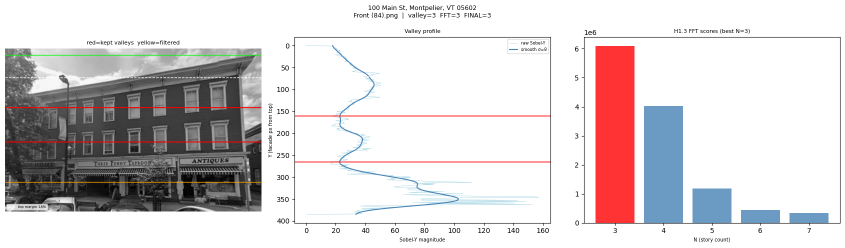
#> input picture facade_cv/debug_h7/100_Main_St/Front (84)_h7.png, 1690 x 495 px, given as the content of the folder /t3/ref_photos/before/debug_h7/100_Main_St/Front (84)_h7.png, which was not available (shown at 1/2 size)
$ python -i analyze_stories_h7.py   (imports and definitions only)   (older library calls are emulated)
#> lines starting #> are read from the running program, lines starting #| are printed output that depends on the picture; after the words box and inside, x2 and y2 are one past the last pixel; in counts of white or black regions, pixels touching at a corner belong together; pictures that were not available may be replaced by others from this repository, and a replacement may not be noted
### facade_cv/analyze_facade_h5.py
#!/usr/bin/env python3
"""
H5: Window-blob detection via global Otsu threshold + minimum-dimension filter.

Key fix over H1: Otsu finds a GLOBAL dark/bright split, so mortar joints (globally
a medium tone, not the darkest 50%) are excluded; only large, uniformly-dark window
openings pass.  A minimum WIDTH and HEIGHT constraint (not just area) eliminates
mortar joints (thin lines), awning soffits (too wide), and street blobs (too tall).

Window centroids are clustered by y-coordinate to count story rows.

LEAKAGE POLICY: reads ONLY image files from ref_photos/before/.
Output: facade_cv/facade_cv_h5_output.json
Debug:  facade_cv/debug_h5/{slug}/{photo}_h5.png
"""
import cv2
import numpy as np
import json
import matplotlib
matplotlib.use("Agg")
import matplotlib.pyplot as plt
from pathlib import Path
from scipy.ndimage import label as ndlabel

REPO      = Path(__file__).parent.parent
PHOTO_DIR = REPO / "ref_photos" / "before"
OUT_DIR   = Path(__file__).parent
DEBUG_DIR = OUT_DIR / "debug_h5"
DEBUG_DIR.mkdir(exist_ok=True)

ADDRESSES = [
    "100 Main St, Montpelier, VT 05602",
    "112 State St, Montpelier, VT 05602",
    "27 Langdon St, Montpelier, VT 05602",
    "40 Main St, Montpelier, VT 05602",
    "54 Elm St, Montpelier, VT 05602",
]


# ── Image loading ─────────────────────────────────────────────────────────────

def find_front_photos(address: str) -> list:
    addr_dir = PHOTO_DIR / address
    if not addr_dir.exists():
        return []
    return sorted([
        p for p in addr_dir.iterdir()
        if p.stem.lower().startswith("front")
        and p.suffix.lower() in (".png", ".jpg", ".jpeg", ".webp", ".avif")
    ])


def load_gray(path: Path) -> np.ndarray:
    img = cv2.imread(str(path), cv2.IMREAD_UNCHANGED)
    if img is None:
        raise ValueError(f"Could not load {path}")
    if img.ndim == 4:
        img = cv2.cvtColor(img, cv2.COLOR_BGRA2GRAY)
    elif img.ndim == 3:
        img = cv2.cvtColor(img, cv2.COLOR_BGR2GRAY)
    return img


# ── Facade region ─────────────────────────────────────────────────────────────

def estimate_facade_region(gray: np.ndarray) -> tuple:
    """Sky-texture detection + fixed bottom crop."""
    h, w = gray.shape
    mid_l, mid_r = w // 4, 3 * w // 4
    row_std = np.array([float(np.std(gray[r, mid_l:mid_r])) for r in range(h)])
    facade_rows = np.where(row_std > 12.0)[0]
    top = int(facade_rows[0]) if len(facade_rows) > 0 else int(h * 0.08)
    top = max(top, int(h * 0.04))
    bottom = min(int(h * 0.82), h - 1)
    return top, bottom


# ── Window detection: Otsu + minimum-dimension filter ─────────────────────────

# [208 lines left out: functions detect_window_blobs, count_stories_from_blobs, fenestration_from_blobs, save_debug_h5, process_address, main, not called in this run]


# [2 lines that do not run on import are left out]

### facade_cv/analyze_stories_h7.py
#!/usr/bin/env python3
"""
H7: Hybrid story counting — valley detection + FFT ensemble.

Problem: H1.3 (FFT) assumes periodic floor heights, which fails for 112 State St
whose Romanesque ground-floor arcade (~150px) is ~2× taller than upper floors
(~78px), producing a spurious N=3 bipartite FFT signal instead of N=5.

Two-signal ensemble:
  Valley detection (H7): counts horizontal masonry-band spandrels as local minima
    in the Sobel-Y edge profile. Handles non-periodic floor heights correctly.
    Over-counts for buildings with awnings/cornices/string courses (false valleys).

  FFT (H1.3 inline): best for uniform-floor buildings; misses non-uniform cases.

Override rule: use valley count when it exceeds FFT by ≥ 2.
  Rationale: a difference of ≥2 indicates genuinely non-periodic floor structure
  (arcade ground floor, mansard attic). A difference of 1 is more likely a single
  false valley from a decorative element, so fall back to the more conservative FFT.

Filters applied to valley detection:
  - Top margin 18%: removes cornice false valleys (consistently at 12–16% in
    this dataset, where 15% wasn't enough — the 40 Main cornice was at 16.3%).
  - Bottom features-below check: removed because storefront windows produce the
    same Sobel magnitude as arch-crown structural features, making this filter
    unreliable. The ≥2 override rule handles residual false bottom valleys.

LEAKAGE POLICY: reads ONLY image files from ref_photos/before/.
Output: facade_cv/facade_cv_h7_output.json
Debug:  facade_cv/debug_h7/{slug}/{photo}_h7.png
"""

import cv2
import numpy as np
import json
import matplotlib
# [1 line not run here, left out]
import matplotlib.pyplot as plt
from pathlib import Path
from scipy.ndimage import gaussian_filter1d
from scipy.signal import find_peaks

REPO      = Path(__file__).parent.parent
OUT_DIR   = Path(__file__).parent
DEBUG_DIR = OUT_DIR / "debug_h7"
# [1 line not run here, left out]

ADDRESSES = [
    "100 Main St, Montpelier, VT 05602",
    "112 State St, Montpelier, VT 05602",
    "27 Langdon St, Montpelier, VT 05602",
    "40 Main St, Montpelier, VT 05602",
    "54 Elm St, Montpelier, VT 05602",
]

from analyze_facade_h5 import find_front_photos, load_gray, estimate_facade_region

# ── Valley detection parameters ───────────────────────────────────────────────
# σ=8: kills 47px mortar texture (→57%) while preserving 93px+ floor edges (→86%)
SIGMA_VALLEY = 8

# Spandrel must drop ≥12% of profile range below surroundings (rejects mortar noise)
MIN_PROMINENCE_FRAC = 0.12

# Minimum floor-to-floor distance as fraction of facade height
MIN_FLOOR_HEIGHT_FRAC = 0.08

# Cornices generate false valleys at ~12–16% from the top; 18% margin removes them
TOP_MARGIN_FRAC = 0.18

# ── FFT (H1.3) parameters ─────────────────────────────────────────────────────
SIGMA_FFT  = 20
POLY_DEG   = 3
FFT_N_MIN  = 3
FFT_N_MAX  = 7

# ── Ensemble ──────────────────────────────────────────────────────────────────
# Three conditions must ALL pass to use the valley count instead of FFT.
# Calibrated on this dataset (≈400px facade height; scale thresholds proportionally
# for substantially different image sizes):
#
#  DIFF_THRESHOLD (2): valley must find ≥2 more stories than FFT.
#    Rationale: a gap of 1 is a single decorative false valley; a gap of ≥2
#    signals genuinely non-periodic floor structure (112 State: valley=5, FFT=3).
#
#  RATIO_THRESHOLD (0.25): FFT score for N=valley_count must be <25% of FFT winner.
#    Rationale: if FFT partially supports the valley count, it might be right
#    (54 Elm: FFT score[5]=35% of winner — valley overcounts decorative features,
#    not real floors; 112 State: 18% — FFT truly doesn't see the 5th floor).
#
#  SCORE_THRESHOLD (3_000_000): FFT winner score must be <3M.
#    Rationale: high FFT score means very clean periodic floors — FFT is right.
#    Low FFT score suggests non-periodic heights where valley detection wins.
#    (40 Main Front(67): 8.6M with arched windows → false valley storm; FFT right.
#     112 State: 1.7M → genuinely non-periodic floors → valley right.)
DIFF_THRESHOLD  = 2
RATIO_THRESHOLD = 0.25
SCORE_THRESHOLD = 3_000_000

MIN_STORIES, MAX_STORIES = 2, 7


def sobel_profile(gray: np.ndarray, top: int, bottom: int) -> np.ndarray:
    roi = gray[top:bottom, :]
    gy  = cv2.Sobel(roi, cv2.CV_64F, 0, 1, ksize=3)
    return np.mean(np.abs(gy), axis=1)


# ── Valley detection ──────────────────────────────────────────────────────────

def valley_count(profile: np.ndarray, facade_h: int) -> tuple[int, np.ndarray, np.ndarray]:
    """
    Count stories via spandrel-valley detection.
    Returns (n_stories_from_valleys, kept_valleys, raw_valleys).
    """
    smoothed   = gaussian_filter1d(profile, sigma=SIGMA_VALLEY)
    prominence = MIN_PROMINENCE_FRAC * (smoothed.max() - smoothed.min())
    min_dist   = max(int(facade_h * MIN_FLOOR_HEIGHT_FRAC), 8)

    raw_valleys, _ = find_peaks(-smoothed, prominence=prominence, distance=min_dist)

    top_cutoff = int(facade_h * TOP_MARGIN_FRAC)
    kept = raw_valleys[raw_valleys >= top_cutoff]

    n = max(MIN_STORIES, min(MAX_STORIES, len(kept) + 1))
    return n, kept, raw_valleys


# ── FFT story count (H1.3 inline) ────────────────────────────────────────────

def _poly_detrend(arr: np.ndarray, deg: int) -> np.ndarray:
    x = np.arange(len(arr), dtype=np.float64)
    return arr - np.polyval(np.polyfit(x, arr, deg), x)


def fft_count(profile: np.ndarray) -> tuple[int, dict]:
    """
    Count stories via H1.3 FFT approach: Gaussian smooth → poly detrend → FFT.
    Returns (best_N, scores_dict).
    """
    smoothed  = gaussian_filter1d(profile, sigma=SIGMA_FFT)
    detrended = _poly_detrend(smoothed, POLY_DEG)
    power     = np.abs(np.fft.rfft(detrended)) ** 2

    scores = {}
    for N in range(FFT_N_MIN, FFT_N_MAX + 1):
        k_lo = max(2, N - 1)
        k_hi = min(len(power) - 1, N + 1)
        scores[N] = float(np.sum(power[k_lo : k_hi + 1]))

    best_N = int(max(scores, key=scores.get))
    return best_N, scores


# ── Debug plot ────────────────────────────────────────────────────────────────

def save_debug(address, photo_name, gray, raw_prof, top, bottom,
               v_n, kept_v, raw_v, fft_n, fft_scores, final_n):
    slug       = address.split(",")[0].replace(" ", "_")
    addr_debug = DEBUG_DIR / slug
    addr_debug.mkdir(exist_ok=True)

    facade_h = bottom - top
    smooth_v = gaussian_filter1d(raw_prof, sigma=SIGMA_VALLEY)
    y_ax     = np.arange(len(smooth_v))

    fig, axes = plt.subplots(1, 3, figsize=(17, 5))
    fig.suptitle(
        f"{address}\n{photo_name}  |  valley={v_n}  FFT={fft_n}  FINAL={final_n}",
        fontsize=9,
    )

    # Panel 1: image with valley lines
    vis = cv2.cvtColor(gray, cv2.COLOR_GRAY2BGR)
    rejected = set(raw_v.tolist()) - set(kept_v.tolist())
    for v in kept_v:
        cv2.line(vis, (0, top + int(v)), (vis.shape[1], top + int(v)), (0, 0, 255), 2)
    for v in rejected:
        cv2.line(vis, (0, top + int(v)), (vis.shape[1], top + int(v)), (0, 255, 255), 1)
    axes[0].imshow(cv2.cvtColor(vis, cv2.COLOR_BGR2RGB))
    axes[0].axhline(top,    color="lime",   linewidth=1)
    axes[0].axhline(bottom, color="orange", linewidth=1)
    axes[0].axhline(top + int(facade_h * TOP_MARGIN_FRAC), color="white",
                    linewidth=1, linestyle="--", label=f"top margin {TOP_MARGIN_FRAC:.0%}")
    axes[0].set_title("red=kept valleys  yellow=filtered", fontsize=8)
    axes[0].legend(fontsize=5)
    axes[0].axis("off")

    # Panel 2: Sobel-Y profiles + valley lines
    axes[1].plot(raw_prof,  y_ax, color="lightblue", linewidth=0.6, label="raw Sobel-Y")
    axes[1].plot(smooth_v,  y_ax, color="steelblue", linewidth=1.5, label=f"smooth σ={SIGMA_VALLEY}")
    for v in kept_v:
        axes[1].axhline(v, color="red",  linewidth=1.2)
    for v in rejected:
        axes[1].axhline(v, color="gold", linewidth=0.8, linestyle="--")
    axes[1].axhline(int(facade_h * TOP_MARGIN_FRAC), color="white",
                    linewidth=1, linestyle="--")
    axes[1].invert_yaxis()
    axes[1].set_xlabel("Sobel-Y magnitude", fontsize=7)
    axes[1].set_ylabel("Y (facade px from top)", fontsize=7)
    axes[1].set_title("Valley profile", fontsize=8)
    axes[1].legend(fontsize=6)

    # Panel 3: FFT scores bar chart
    ns     = sorted(fft_scores.keys())
    colors = ["red" if n == fft_n else "steelblue" for n in ns]
    axes[2].bar(ns, [fft_scores[n] for n in ns], color=colors, alpha=0.8)
    axes[2].set_xlabel("N (story count)", fontsize=7)
    axes[2].set_title(f"H1.3 FFT scores (best N={fft_n})", fontsize=8)

    stem = Path(photo_name).stem
    plt.tight_layout()
    plt.savefig(str(addr_debug / f"{stem}_h7.png"), dpi=100, bbox_inches="tight")
    plt.close(fig)


# ── Ensemble decision ────────────────────────────────────────────────────────

def ensemble(v_count: int, fft_count: int, fft_scores: dict) -> int:
    """
    Apply three-condition rule: only use valley count when ALL pass.
    Returns the chosen story count.
    """
    if v_count <= fft_count:
        return fft_count
    if v_count - fft_count < DIFF_THRESHOLD:
        return fft_count

    winner_score = fft_scores.get(fft_count, 1)
    valley_score = fft_scores.get(v_count, 0)   # 0 if outside FFT search range
    ratio = valley_score / winner_score if winner_score > 0 else 1.0
    if ratio >= RATIO_THRESHOLD:
        return fft_count   # FFT partially supports valley count → 54 Elm case

    if winner_score >= SCORE_THRESHOLD:
        return fft_count   # strong FFT signal, likely right → 40 Main photo 67 case

    return v_count  # all three conditions pass → 112 State case


# ── Per-address processing ────────────────────────────────────────────────────

def process_address(address: str) -> dict:
    photos = find_front_photos(address)
    if not photos:
        return {"address": address, "error": "no front photos", "method": "H7"}

    v_list, fft_list, per_photo = [], [], []

    for path in photos:
        gray = load_gray(path)
#> in load_gray, img is the input picture: shape (495, 1690, 4); mean B, G, R, A 211.5, 210.4, 216.3, 255
#> in load_gray, `img = cv2.cvtColor(img, cv2.COLOR_BGR2GRAY)`:
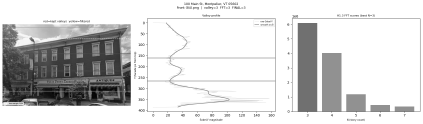
#> img: shape (495, 1690) (shown at 1/4 size); min 0, max 255, mean 212.3
        top, bottom = estimate_facade_region(gray)
#> in estimate_facade_region, `row_std = np.array([float(np.std(gray[r, mid_l:mid_r])) for r in range..`: row_std = 495 values, max 113.8 at index 74, min 0 at index 0, mean 51.66
#> in estimate_facade_region, `facade_rows = np.where(row_std > 12.0)[0]`: facade_rows = 433 values from 10 to 484
#> in estimate_facade_region, `top = int(facade_rows[0]) if len(facade_rows) > 0 else int(h * 0.08)`: top = 10
#> in estimate_facade_region, `top = max(top, int(h * 0.04))`: top = 19
#> top = 19; bottom = 405
        facade_h = bottom - top
#> facade_h = 386
        if facade_h < 60:
            continue

        raw_prof = sobel_profile(gray, top, bottom)
#> in sobel_profile, `roi = gray[top:bottom, :]`:
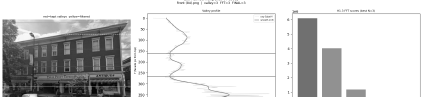
#> roi: shape (386, 1690) (shown at 1/4 size); min 0, max 255, mean 206.2
#> in sobel_profile, `gy  = cv2.Sobel(roi, cv2.CV_64F, 0, 1, ksize=3)`:
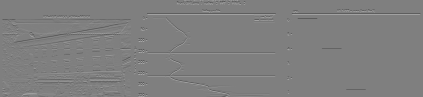
#> gy: shape (386, 1690) float64 (shown at 1/4 size); min -1020, max 1020, mean -1.5; drawn with min black and max white
#> raw_prof = 386 values, max 619.5 at index 54, min 0 at index 0, mean 28.31
        v_n, kept_v, raw_v   = valley_count(raw_prof, facade_h)
#> in valley_count, `smoothed   = gaussian_filter1d(profile, sigma=SIGMA_VALLEY)`: smoothed = 386 values, max 78.09 at index 55, min 6.18 at index 27, mean 28.31
#> in valley_count, `prominence = MIN_PROMINENCE_FRAC * (smoothed.max() - smoothed.min())`: prominence = 8.63
#> in valley_count, `min_dist   = max(int(facade_h * MIN_FLOOR_HEIGHT_FRAC), 8)`: min_dist = 30
#> in valley_count, `raw_valleys, _ = find_peaks(-smoothed, prominence=prominence, distance..`: raw_valleys = [27, 104, 178, 269]
#> in valley_count, `top_cutoff = int(facade_h * TOP_MARGIN_FRAC)`: top_cutoff = 69
#> in valley_count, `kept = raw_valleys[raw_valleys >= top_cutoff]`: kept = [104, 178, 269]
#> in valley_count, `n = max(MIN_STORIES, min(MAX_STORIES, len(kept) + 1))`: n = 4
#> v_n = 4; kept_v = [104, 178, 269]; raw_v = [27, 104, 178, 269]
        fft_n, fft_sc        = fft_count(raw_prof)
#> in fft_count, `smoothed  = gaussian_filter1d(profile, sigma=SIGMA_FFT)`: smoothed = 386 values, max 44.61 at index 312, min 16.91 at index 0, mean 28.31
#> in _poly_detrend, `x = np.arange(len(arr), dtype=np.float64)`: x = 386 values from 0 to 385
#> in fft_count, `detrended = _poly_detrend(smoothed, POLY_DEG)`: detrended = 386 values, max 17.5 at index 59, min -12.03 at index 0, mean -7.07e-15
#> in fft_count, `power     = np.abs(np.fft.rfft(detrended)) ** 2`: power = 194 values, max 2682447.7 at index 3, min 7.21e-24 at index 0, mean 21186.7
#> after the loop in fft_count, `for N in range(FFT_N_MIN, FFT_N_MAX + 1):`: scores = {3: 3398956.1, 4: 3391180.6, 5: 755719.1, 6: 571421.3, 7: 54022.2}
#> in fft_count, `best_N = int(max(scores, key=scores.get))`: best_N = 3
#> fft_n = 3; fft_sc has the same summary as scores in fft_count
        final_n              = ensemble(v_n, fft_n, fft_sc)
#> final_n = 3

        save_debug(address, path.name, gray, raw_prof, top, bottom,
                   v_n, kept_v, raw_v, fft_n, fft_sc, final_n)
#> in save_debug, `facade_h = bottom - top`: facade_h = 386
#> in save_debug, `smooth_v = gaussian_filter1d(raw_prof, sigma=SIGMA_VALLEY)`: smooth_v = 386 values, max 78.09 at index 55, min 6.18 at index 27, mean 28.31
#> in save_debug, `y_ax     = np.arange(len(smooth_v))`: y_ax = 386 values from 0 to 385
#> in save_debug, `rejected = set(raw_v.tolist()) - set(kept_v.tolist())`: rejected = 1 item
#> the loop in save_debug, `for v in kept_v:` made 3 passes
#> v on passes 1 to 3: 104, 178, 269
#> after the loop in save_debug, `for v in kept_v:`:
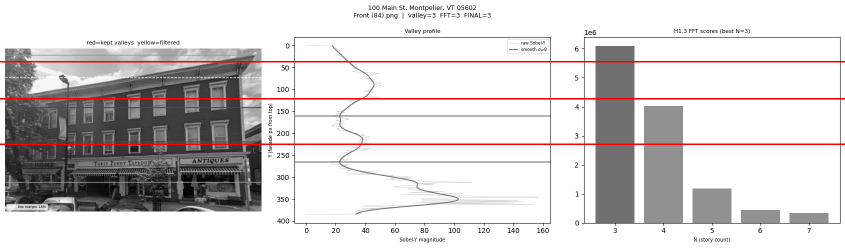
#> vis: shape (495, 1690, 3) (shown at 1/2 size); mean B, G, R 208.6, 208.6, 213.2
#> the loop in save_debug, `for v in rejected:` made 1 pass
#> v on pass 1: 27
#> after the loop in save_debug, `for v in rejected:`:
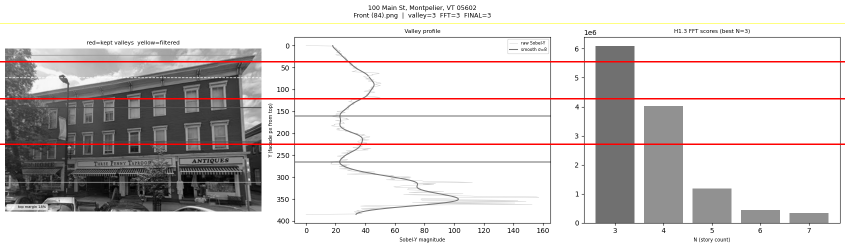
#> vis: shape (495, 1690, 3) (shown at 1/2 size); 0.2% of pixels changed, all inside (x1, y1, x2, y2) = (0, 46, 1690, 47)
#> in save_debug, `ns     = sorted(fft_scores.keys())`: ns = [3, 4, 5, 6, 7]
#> in save_debug, `colors = ["red" if n == fft_n else "steelblue" for n in ns]`: colors = ['red', 'steelblue', 'steelblue', 'steelblue', 'steelblue']
#> in save_debug, `plt.savefig(str(addr_debug / f"{stem}_h7.png"), dpi=100, bbox_inches="..`:
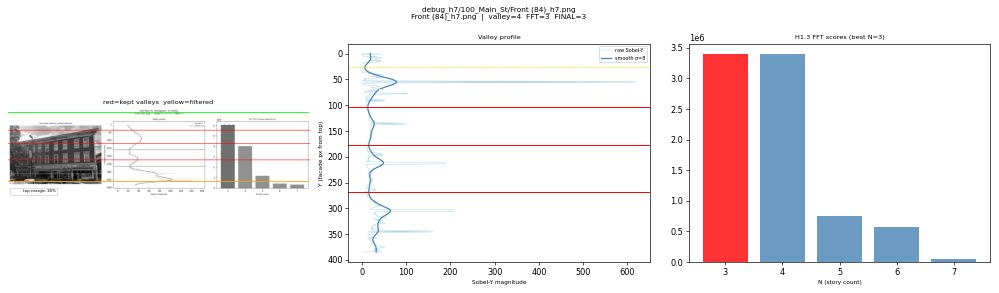
#> figure drawn by matplotlib, 3 panels; panel 3: tallest bar 3398956.1 high, from x = 2.6 to 3.4

        v_list.append(v_n)
        fft_list.append(fft_n)
        per_photo.append({
            "photo":           path.name,
            "valley_count":    v_n,
            "fft_count":       fft_n,
            "final":           final_n,
            "valley_y_px":     [int(v) for v in kept_v],
            "fft_winner_score":round(fft_sc.get(fft_n, 0)),
            "fft_scores":      {str(k): round(v, 0) for k, v in fft_sc.items()},
        })

    if not per_photo:
        return {"address": address, "error": "no processable photos", "method": "H7"}

    # Aggregate: median per signal across photos, then apply ensemble to medians.
    # Using photo-level fft_scores median is impractical; instead aggregate the
    # per-photo final counts directly (each photo already had ensemble applied).
    final_list = [p["final"] for p in per_photo]
#> final_list = [3]
    final      = int(round(float(np.median(final_list))))
#> final = 3

    return {
        "address":        address,
        "method":         "H7-ensemble",
        "number_stories": final,
        "valley_median":  int(round(float(np.median(v_list)))),
        "fft_median":     int(round(float(np.median(fft_list)))),
        "n_photos":       len(per_photo),
        "per_photo":      per_photo,
    }


# [34 lines left out: function main, not called in this run]


# [2 lines not run here, left out]

>>> result = process_address('debug_h7/100_Main_St/Front (84)_h7.png')
#> result = 7 items

$ run again, on facade_cv/debug_h7/40_Main_St/Front (65)_h7.png
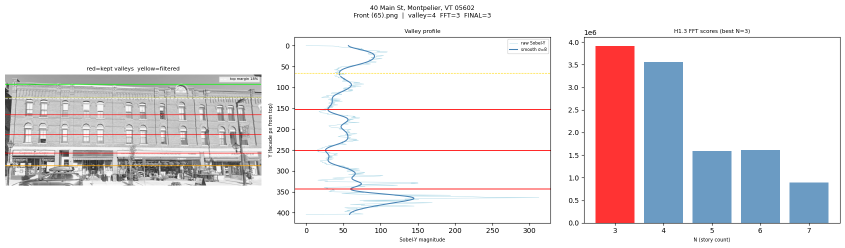
#> input picture facade_cv/debug_h7/40_Main_St/Front (65)_h7.png, 1690 x 495 px, given as the content of the folder e/t4/ref_photos/before/debug_h7/40_Main_St/Front (65)_h7.png, which was not available (shown at 1/2 size)
#> in load_gray, img is the input picture: shape (495, 1690, 4); mean B, G, R, A 229.7, 227.5, 232, 255
#> img: shape (495, 1690)
#> row_std = 495 values, max 113.8 at index 74, min 0 at index 0, mean 41.81
#> facade_rows = 433 values from 10 to 484
#> in estimate_facade_region, `top = int(facade_rows[0]) if len(facade_rows) > 0 else int(h * 0.08)`: top = 10
#> in estimate_facade_region, `top = max(top, int(h * 0.04))`: top = 19
#> in process_address, `top, bottom = estimate_facade_region(gray)`: bottom = 405
#> in process_address, `facade_h = bottom - top`: facade_h = 386
#> raw_prof = 386 values, max 619.5 at index 54, min 0 at index 0, mean 33.94
#> in valley_count, `smoothed   = gaussian_filter1d(profile, sigma=SIGMA_VALLEY)`: smoothed = 386 values, max 88.41 at index 284, min 5.97 at index 94, mean 33.94
#> prominence = 9.89
#> min_dist = 30
#> raw_valleys = [27, 94, 226, 261, 319]
#> top_cutoff = 69
#> kept = [94, 226, 261, 319]
#> n = 5
#> kept_v = [94, 226, 261, 319]; raw_v = [27, 94, 226, 261, 319]
#> in fft_count, `smoothed  = gaussian_filter1d(profile, sigma=SIGMA_FFT)`: smoothed = 386 values, max 57.13 at index 288, min 15.97 at index 99, mean 33.94
#> x = 386 values from 0 to 385
#> detrended = 386 values, max 15.91 at index 55, min -12.61 at index 0, mean 1.06e-14
#> power = 194 values, max 1548782.7 at index 3, min 1.73e-23 at index 0, mean 15779.5
#> after the loop in fft_count, `for N in range(FFT_N_MIN, FFT_N_MAX + 1):`: scores = {3: 1966730.2, 4: 2673590, 5: 1130439.2, 6: 999873.4, 7: 15700}
#> best_N = 4
#> fft_sc has the same summary as scores in fft_count
#> in save_debug, `facade_h = bottom - top`: facade_h = 386
#> smooth_v = 386 values, max 88.41 at index 284, min 5.97 at index 94, mean 33.94
#> y_ax = 386 values from 0 to 385
#> rejected = 1 item
#> the loop in save_debug, `for v in kept_v:` made 4 passes
#> v on passes 1 to 4: 94, 226, 261, 319
#> the loop in save_debug, `for v in rejected:` made 1 pass
#> v on pass 1: 27
#> after the loop in save_debug, `for v in rejected:`:
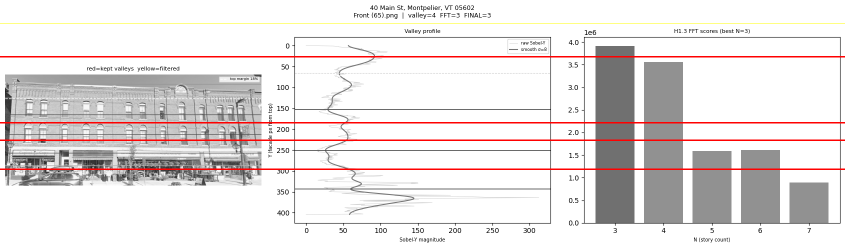
#> vis: shape (495, 1690, 3) (shown at 1/2 size); mean B, G, R 223.1, 223.7, 229.8
#> ns = [3, 4, 5, 6, 7]
#> colors = ['steelblue', 'red', 'steelblue', 'steelblue', 'steelblue']
#> in save_debug, `plt.savefig(str(addr_debug / f"{stem}_h7.png"), dpi=100, bbox_inches="..`:
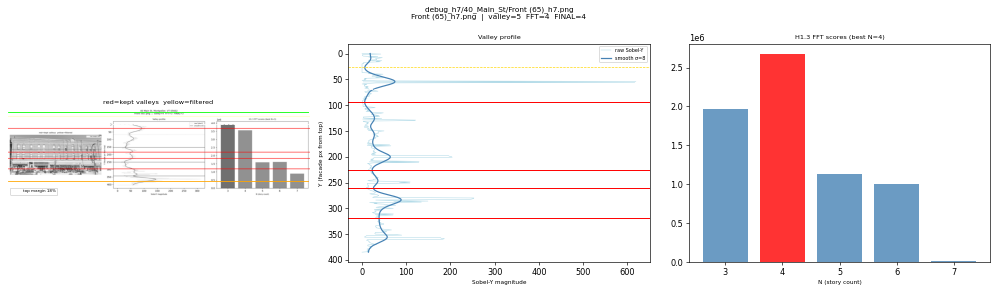
#> figure drawn by matplotlib, 3 panels; panel 3: tallest bar 2673590 high, from x = 3.6 to 4.4
#> final_list = [4]
#> final = 4
#> result = 7 items
